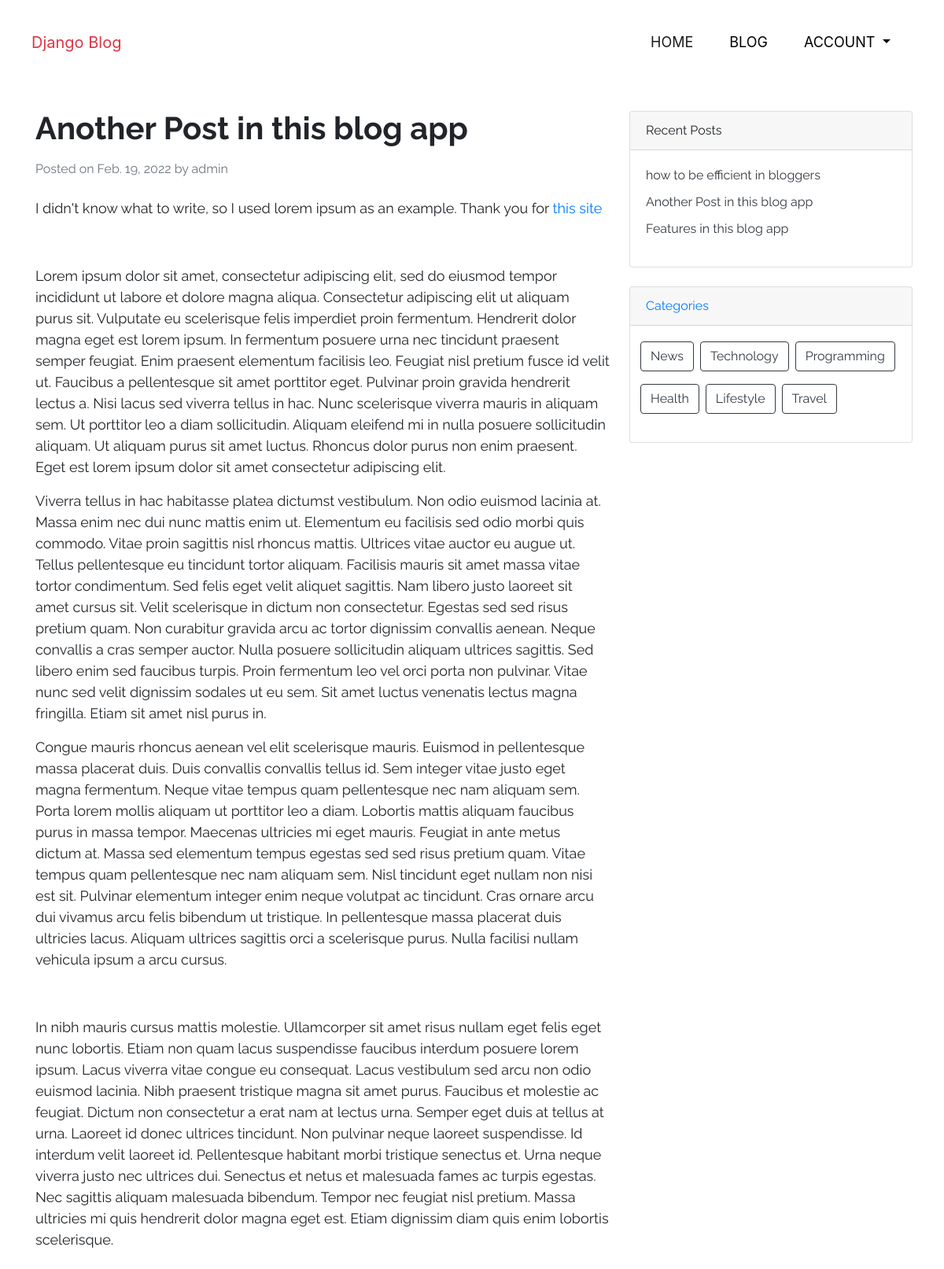
The page /blog/detail/another-post-in-this-blog-app-jqyhp on the database its author committed.
### posts/models.py (models this page shows, shortened)
class Post(models.Model):
    created_at = models.DateField(auto_now_add=True)
    author = models.ForeignKey(User, on_delete=models.CASCADE)
    body_text = models.TextField()
    title = models.CharField(max_length=50)
    slug = models.SlugField(unique=True, default='', editable=False)
    img = models.ImageField(upload_to='images')
    edit_permission = models.IntegerField(choices=PERMISSION_CHOICES, default=1)
    categories = models.ManyToManyField(Category, default='uncategorized')
    def __str__(self):
        return self.title
    class Meta:
        ordering = ('created_at',)

class Category(models.Model):
    name = models.CharField(max_length=20)

### posts/views.py (the view)
# urls.py: re_path('detail/(?P<slug>[\w\d-]+)$', views.BlogDetail.as_view(), name='detail_blog'),
class BlogDetail(DetailView):
    model = Post
    context_object_name = 'post'
    template_name = 'posts/show-blog.html'

### posts/templatetags/post_tags.py (called while the page is built)
@register.simple_tag(takes_context=True)
def recent_posts(context):
    return Post.objects.all().order_by('-created_at')[0:5]

@register.simple_tag(takes_context=True)
def get_categories(context):
    return Category.objects.all()[0:6]

@register.filter(name='is_exists')
def is_exists(value):
    if value and os.path.exists(value.path):
        return True

### posts/templates/posts/show-blog.html (shortened to what this page needs)
{% extends 'main/base.html' %}
{% block content %}
{% include 'main/utils/navbar.html' %}
{% load post_tags %}
<div class="container mt-5 body-blog">
    <div class="row">
        <div class="col-lg-8 hero">
            <article>
                <header class="mb-4">
                    <h1 class="title-blog">{{post.title}}</h1>
                    <div class="text-muted mb-3 fst-italic">Posted on {{post.created_at}} by {{post.author}}</div>
                </header>
                <section class="mb-4 content-blog">
                    {{post.body_text|safe}}
                </section>
            </article>
        </div>
        <div class="col-lg-4 recent-posts">
            <div class="card mb-4">
                <div class="card-header">
                    Recent Posts
                </div>
                <div class="card-body">
                    <ul class="list-unstyled">
                        {% recent_posts as recent %}
                        {% for new_post in recent %}
                            <li>
                                <a href="{% url 'blog:detail_blog' new_post.slug %}" class="text-dark">{{new_post}}</a>
                            </li>
                        {% endfor %}
                    </ul>
                </div>
            </div>
            {% include 'posts/utils/categories-card.html' %}
        </div>
</div>
{% endblock %}

### posts/templates/posts/utils/categories-card.html
{% load post_tags %}
<div class="card">
    <div class="card-header">
        <a href="{% url 'blog:list_categories' %}">Categories</a>
    </div>
    <div class="card-body">
        <div class="row">
            {% get_categories as categories%}
            {% for category in categories %}
            <div class="col-xs-3 ml-2">
                            <a href="{% url 'blog:category' category.name %}" class="btn btn-outline-dark mb-3">{{category.name}}</a>
            </div>
            {% endfor %}
        </div>
    </div>
</div>

### django_blog/static/main/css/styles.css (style rules this page uses)
.title-blog { font-weight: bold; line-height: 1.6; }
.recent-posts { padding: 10px; }
.recent-posts ul li { list-style-type: none; margin-bottom: 10px; }
.body-blog { font-family: 'Dosis', sans-serif; font-family: 'Raleway', sans-serif; }
.body-blog .content-blog { font-size: 18px; }

### rows shown on the page
Post: title "Another Post in this blog app", created_at "Feb. 19, 2022", author "admin", body_text "I didn't know what to write, so I used lorem ipsum as an example. Thank you for this site Lorem ipsum dolor sit amet, consectetur adipiscing elit, sed do eiusmod tempor incididunt ut labore et dolore magna aliqua. Consectetur adipiscing elit ut aliquam purus sit. Vulputate eu scelerisque felis imperdiet proin fermentum. Hendrerit dolor magna eget est lorem ipsum. In fermentum posuere urna nec tincidunt praesent semper feugiat. Enim praesent elementum facilisis leo. Feugiat nisl pretium fusce id velit ut. Faucibus a pellentesque sit amet porttitor eget. Pulvinar proin gravida hendrerit lectus a. Nisi lacus sed viverra tellus in hac. Nunc scelerisque viverra mauris in aliquam sem. Ut…"
Post: title "how to be efficient in bloggers"
Post: title "Features in this blog app"
Category: name "News"
Category: name "Technology"
Category: name "Programming"
Category: name "Health"
Category: name "Lifestyle"
Category: name "Travel"
